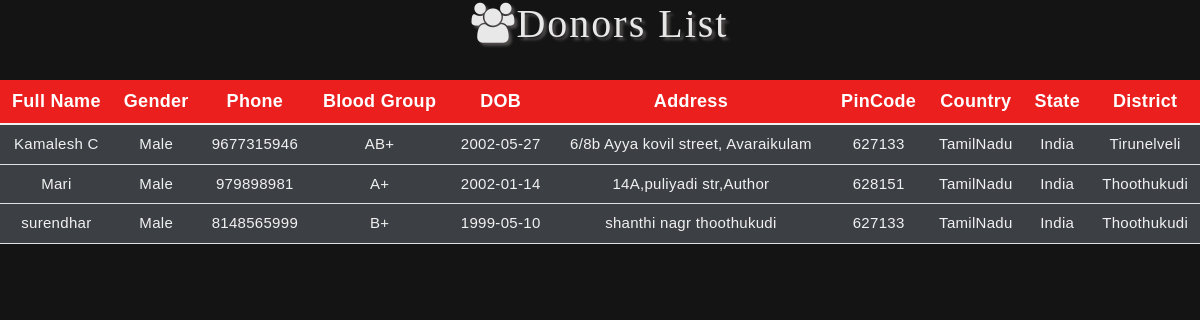
Screenshot of /donorlist.php with the database file from the repository.
### tables this page shows
CREATE TABLE `donor` (
  `name` varchar(30) NOT NULL,
  `gender` varchar(10) NOT NULL,
  `phone` varchar(30) NOT NULL,
  `blood_group` varchar(5) NOT NULL,
  `dob` date NOT NULL,
  `address` varchar(300) NOT NULL,
  `pincode` int(30) NOT NULL,
  `country` varchar(50) NOT NULL,
  `state` varchar(50) NOT NULL,
  `district` varchar(50) NOT NULL
);

### donorlist.php (the view, shortened to what this page needs)
<!DOCTYPE html>
<html lang="en">
<head>
    <link rel="stylesheet" href="donorlist.css?v=<?php echo time();?>">
    <link href="https://cdn.jsdelivr.net/npm/bootstrap@5.1.3/dist/css/bootstrap.min.css" rel="stylesheet">
    <link rel="stylesheet" href="https://cdnjs.cloudflare.com/ajax/libs/font-awesome/4.7.0/css/
font-awesome.min.css">
</head>
<body>
    <h1><i class="fa fa-users"></i>Donors List</h1>
    <br>
    <table class="table">
        <thead>
			<tr>
				<th>Full Name</th>
				<th>Gender</th>
				<th>Phone</th>
				<th>Blood Group</th>
				<th>DOB</th>
				<th>Address</th>
                <th>PinCode</th>
				<th>Country</th>
                <th>State</th>
                <th>District</th>
			</tr>
		</thead>
        <tbody>
            <?php
           include "db.php";
			$sql = "SELECT * FROM donor";
			$result=mysqli_query($con,$sql);
			while($row = $result->fetch_assoc()) {
                echo "<tr>
                    <td>" . $row["name"] . "</td>
                    <td>" . $row["gender"] . "</td>
                    <td>" . $row["phone"] . "</td>
                    <td>" . $row["blood_group"] . "</td>
                    <td>" . $row["dob"] . "</td>
                    <td>" . $row["address"] . "</td>
                    <td>" . $row["pincode"] . "</td>
                    <td>" . $row["country"] . "</td>
                    <td>" . $row["state"] . "</td>
                    <td>" . $row["district"] . "</td>
                </tr>";
            }
            ?>
        </tbody>
    </table>
</body>
</html>

### donorlist.css (style rules this page uses)
* { margin: 0; padding: 0; box-sizing: border-box; font-family: 'popins', sans-serif; cursor: pointer }
body { background-image: url('colour.jpg'); }
h1 { font-family: initial; font-size: 50px; text-align: center; color: rgb(255, 255, 255); text-shadow: 3px 3px 3px rgb(88, 83, 83); letter-spacing: 2px; margin-top: -5%; opacity: .9; }
thead { background-color: rgb(236, 31, 31); font-size: 18px; font-weight: 500; letter-spacing: 0.30px; color: #ffffff; opacity: 1; padding: 13px; vertical-align: top; text-align: center; border: 1px solid #ffffff85; }
tbody { background-color: #3c3f44; font-size: 15px; font-weight: normal; letter-spacing: 0.30px; color: #f1f1f1; opacity: 1; padding: 8px; text-align: center; border: 1px solid #ece5e585; }

### rows the page displays
donor: name "Kamalesh C", gender "Male", phone "9677315946", blood_group "AB+", dob "2002-05-27", address "6/8b Ayya kovil street, Avaraikulam", pincode "627133", country "TamilNadu", state "India", district "Tirunelveli"
donor: name "Mari", gender "Male", phone "979898981", blood_group "A+", dob "2002-01-14", address "14A,puliyadi str,Author", pincode "628151", country "TamilNadu", state "India", district "Thoothukudi"
donor: name "surendhar", gender "Male", phone "8148565999", blood_group "B+", dob "1999-05-10", address "shanthi nagr thoothukudi", pincode "627133", country "TamilNadu", state "India", district "Thoothukudi"
